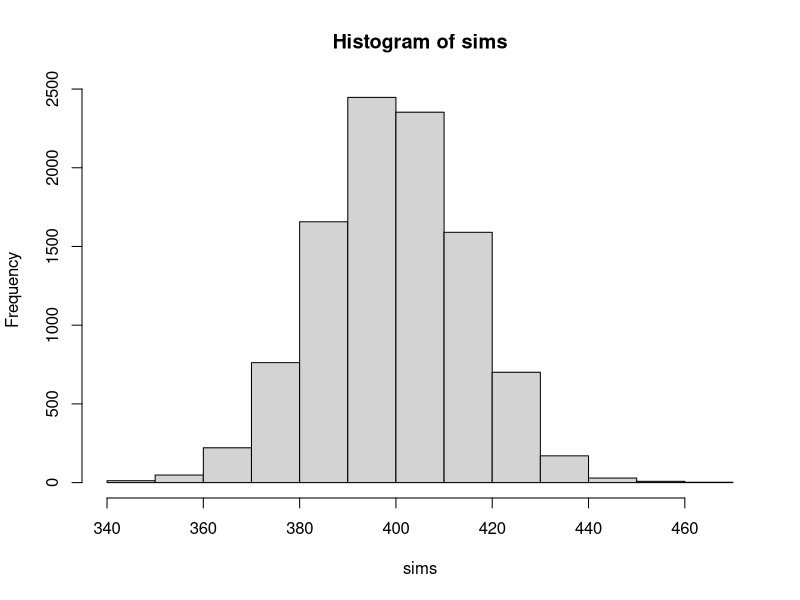
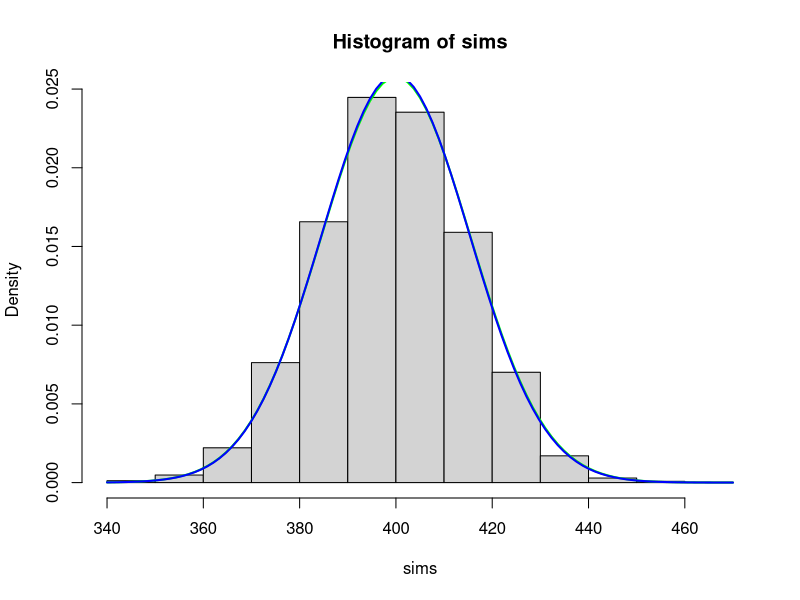
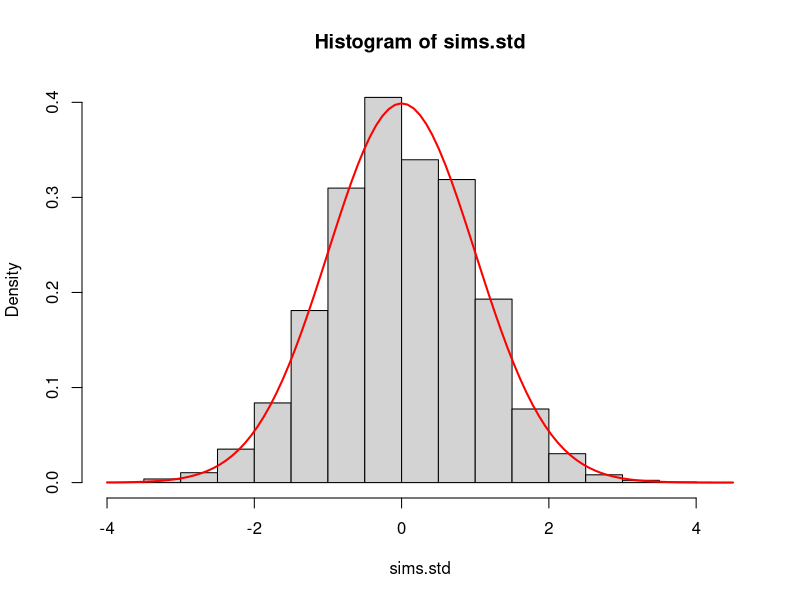

Write the R code that produced these figures, in order.
trials=1000
suc=0.4

nsims=10000
sims=rbinom(nsims, size=trials, prob=suc)
#sims
hist(sims)

#area under the histogram should be 1
hist(sims, prob=TRUE)

#superimpose the normal density
#theoretical mean
mu=trials*suc
#theoretical standard deviation
sigma=sqrt(trials*suc*(1-suc))
curve(dnorm(x, mean=mu, sd=sigma), add=TRUE, lwd=2, col="green")

#fit the histogram 
#empirical mean
mu.hat=mean(sims)
#empirical standard deviation
sigma.hat=sd(sims)
curve(dnorm(x, mean=mu.hat, sd=sigma.hat), add=TRUE, lwd=2, 
      col="blue")

#in standard units
sims.std=(sims-mu)/sigma
hist(sims.std, breaks=25, prob=TRUE)
curve(dnorm(x), add=TRUE, lwd=2, col="red")
